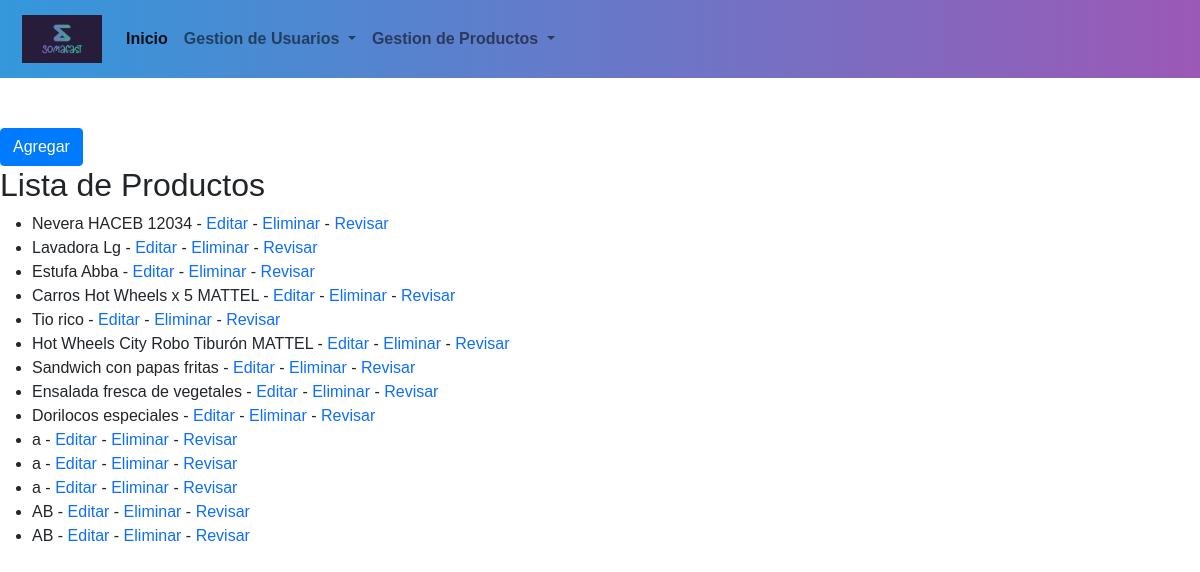
Screenshot of /view/crud/crud.php (signed in) with the database file from the repository.
### tables this page shows
CREATE TABLE `products` (
  `Id` int(100) NOT NULL,
  `Name` varchar(100) NOT NULL,
  `Description` text NOT NULL,
  `Images` varchar(100) NOT NULL,
  `description_detailed` text NOT NULL,
  `category` int(11) NOT NULL,
  `due_date` date NOT NULL
);

### controller/crud.php (called while the page is built, shortened)
<?php
class Crud {
    private $conn;
    public function __construct($conn) {
        $this->conn = $conn;
    }
    public function readProducts() {
        $sql = "SELECT * FROM `products`";
        $result = $this->conn->query($sql);
        return $result->fetch_all(MYSQLI_ASSOC);
    }
}
?>

### view/crud/crud.php (the view, shortened to what this page needs)
<!DOCTYPE html>
<html lang="en">
<head>
</head>
<?php include('../assets/view/header.php');
include('../assets/css/css.php');
include('../assets/js/js.php');?>
<body>
    <h1>Product CRUD</h1>
<?php
include('../../controller/crud.php');
?>
<br><br><br>
<form action="../../controller/crud.php" method="post">
    <button type="submit" class="btn btn-primary"><a href="../crud/add/add_product.php" style="text-decoration: none; color:white;" >Agregar</a></button>
</form>
    <h2>Lista de Productos</h2>
    <ul>
        <?php
        $crud = new Crud($conn);
        $products = $crud->readProducts();
        foreach ($products as $product) {
            echo "<li>{$product['Name']} -
                    <a href='../crud/edit/edit.product.php?action=edit&id={$product['Id']}'>Editar</a> -
                    <a href='../crud/delete/delete_product.php?action=delete&id={$product['Id']}'>Eliminar</a> -
                    <a href='../crud/read/read_product.php?action=review&id={$product['Id']}'>Revisar</a></li>";
        }
        ?>
    </ul>
</body>
</html>

### view/assets/view/header.php (shortened to what this page needs)
<nav style="background: linear-gradient(to right, #3498db, #9b59b6); padding: 10px;" class="navbar navbar-expand-lg navbar-light bg-light fixed-top">
  <div class="container-fluid">
  <a class="navbar-brand" href="./../../view/home/home.php"> <img src="../../assets/icons/logo.png" width="80" class="img-fluid" /> </a>
    <div class="collapse navbar-collapse" id="navbarSupportedContent">
      <ul class="navbar-nav me-auto mb-2 mb-lg-0">
        <li class="nav-item">
        <a class="nav-link active" aria-current="page" href="./../../view/home/home.php">Inicio</a>
        </li>
        <li class="nav-item dropdown">
          <a class="nav-link dropdown-toggle" href="#" id="navbarDropdown" role="button" data-bs-toggle="dropdown" aria-expanded="false">
            Gestion de Usuarios
          </a>
        </li>
        <li class="nav-item dropdown">
          <a class="nav-link dropdown-toggle" href="#" id="navbarDropdown" role="button" data-bs-toggle="dropdown" aria-expanded="false">
            Gestion de Productos
          </a>
        </li>
      </ul>
    </div>
  </div>
</nav>

### view/assets/css/css.php (shortened to what this page needs)
<link href="https://cdn.jsdelivr.net/npm/bootstrap@5.0.2/dist/css/bootstrap.min.css" rel="stylesheet">

### view/assets/view/header.php (style rules this page uses)
.navbar { background-color: transparent; box-shadow: none; }
.navbar-brand { color: #ffffff; font-weight: bold; text-decoration: none; }
.navbar-nav .nav-link { color: #ffffff; font-weight: bold; }
.navbar-nav .nav-link:hover, .navbar-nav .nav-link.active { color: #ecf0f1; }

### view/assets/css/css.php (style rules this page uses)
body { font-family: Arial, sans-serif; }
.btn-primary { background-color: #007bff; border-color: #007bff; }
a { text-decoration: none; }

### rows the page displays
products: Name "Nevera HACEB 12034"
products: Name "Lavadora Lg"
products: Name "Estufa Abba"
products: Name "Carros Hot Wheels x 5 MATTEL"
products: Name "Tio rico"
products: Name "Hot Wheels City Robo Tiburón MATTEL"
products: Name "Sandwich con papas fritas"
products: Name "Ensalada fresca de vegetales"
products: Name "Dorilocos especiales"
products: Name "a"
products: Name "a"
products: Name "a"
products: Name "AB"
products: Name "AB"
